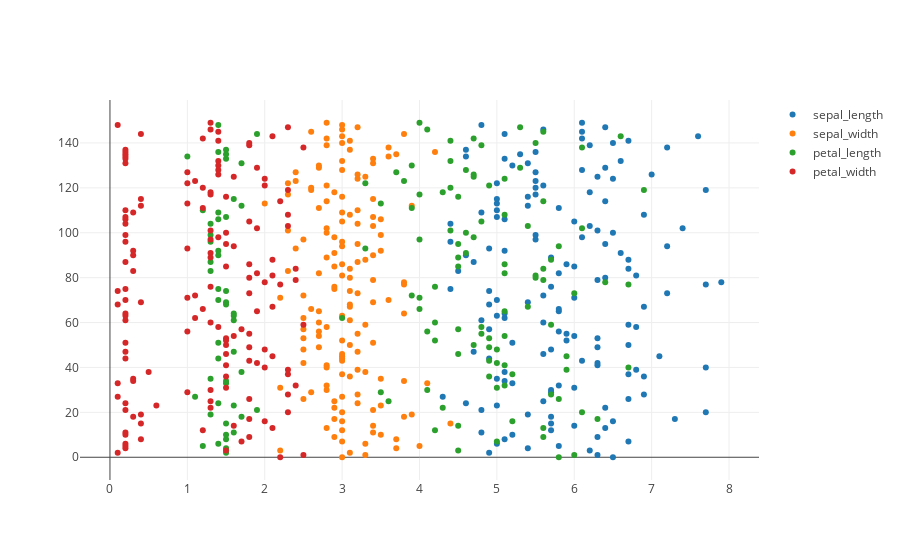

Write notebook code for a chart like this one.
### Code cell
let x = Array::from_iter(0..features.nrows());

let mut plot = Plot::new();
for i in 0..features.ncols() {
  let y = features.slice(s![.., i]).to_owned();
  let t = Scatter::from_array(y, x.clone()).name(&feature_names[i]).mode(Mode::Markers);
  plot.add_trace(t);
}

plot

### Figure 1 — Plotly figure (JSON) as saved in the notebook; plotly's stock layout.template omitted (floating-point values rounded to 4 significant figures; data arrays with more than 128 entries replaced by an {"elided": "..."} marker saying what was removed)
{"data": [{"mode": "markers", "name": "sepal_length", "type": "scatter", "x": {"elided": "150 float values"}, "y": {"elided": "150 int values"}}, {"mode": "markers", "name": "sepal_width", "type": "scatter", "x": {"elided": "150 float values"}, "y": {"elided": "150 int values"}}, {"mode": "markers", "name": "petal_length", "type": "scatter", "x": {"elided": "150 float values"}, "y": {"elided": "150 int values"}}, {"mode": "markers", "name": "petal_width", "type": "scatter", "x": {"elided": "150 float values"}, "y": {"elided": "150 int values"}}], "layout": {"autosize": true, "xaxis": {"autorange": true, "range": [-0.3855, 8.386], "type": "linear"}, "yaxis": {"autorange": true, "range": [-12.3, 161.3], "type": "linear"}}}
